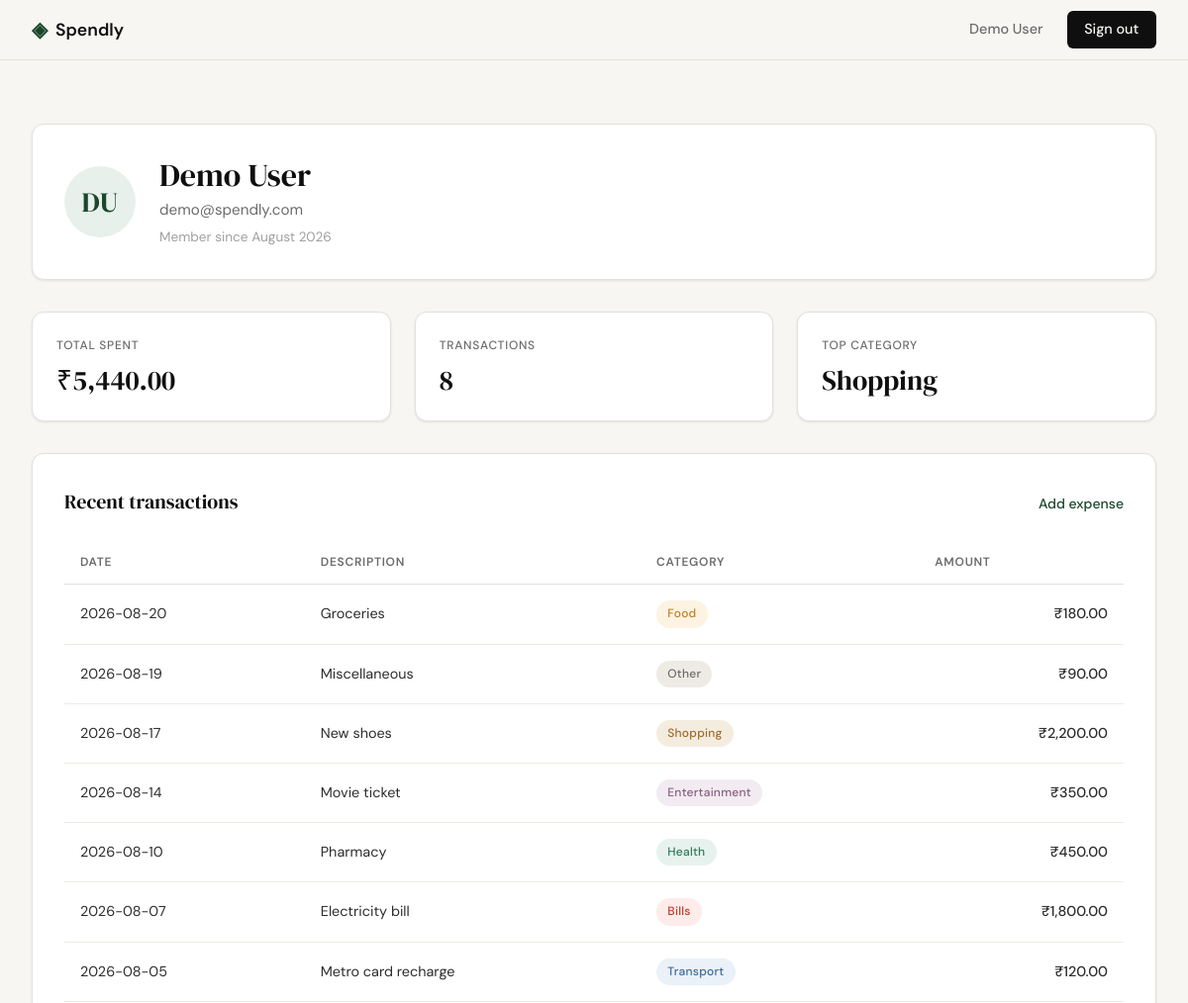
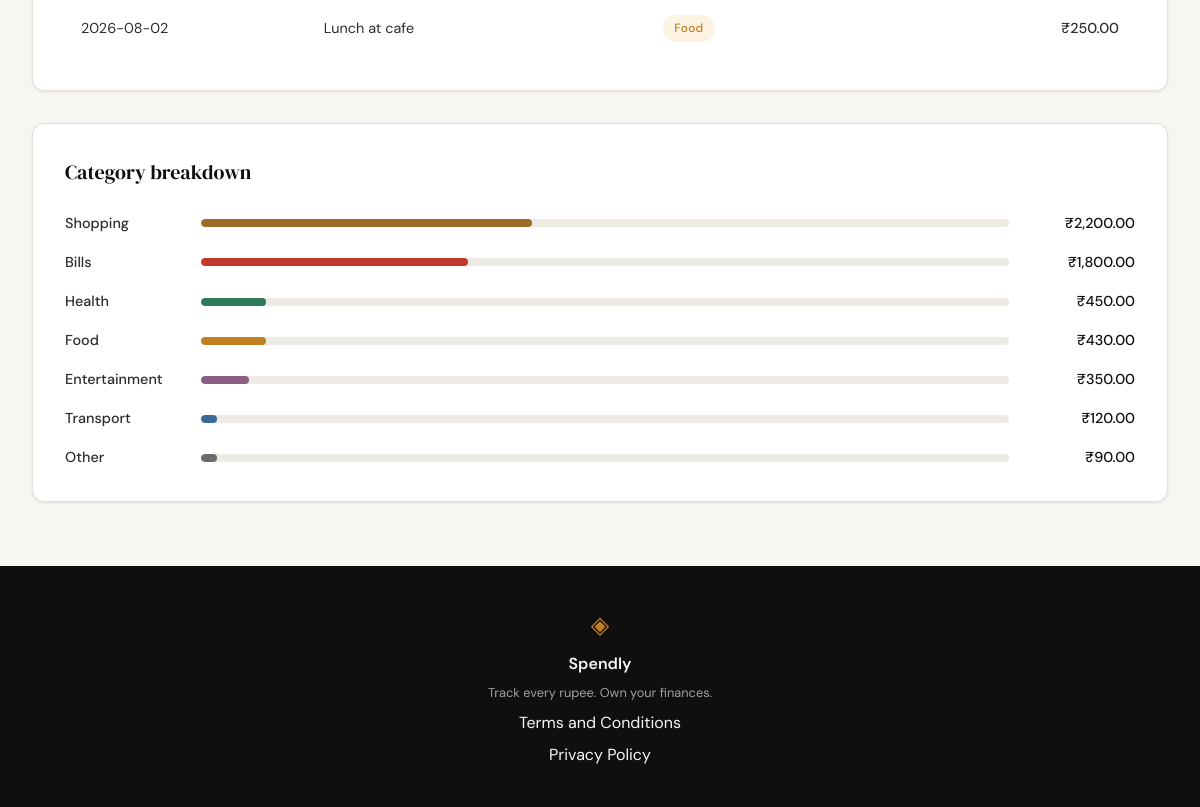
Screenshot of /profile (signed in) with the database file from the repository (2 pictures, top to bottom).
### tables this page shows
CREATE TABLE users (
                id INTEGER PRIMARY KEY AUTOINCREMENT,
                name TEXT NOT NULL,
                email TEXT UNIQUE NOT NULL,
                password_hash TEXT NOT NULL,
                created_at TEXT DEFAULT (datetime('now'))
            );

CREATE TABLE expenses (
                id INTEGER PRIMARY KEY AUTOINCREMENT,
                user_id INTEGER NOT NULL,
                amount REAL NOT NULL,
                category TEXT NOT NULL,
                date TEXT NOT NULL,
                description TEXT,
                created_at TEXT DEFAULT (datetime('now')),
                FOREIGN KEY (user_id) REFERENCES users(id)
            );

### app.py (the view)
@app.route("/profile")
def profile():
    if not session.get("user_id"):
        return redirect(url_for("login"))
    user_id = session["user_id"]
    user = get_user_by_id(user_id)
    if user is None:
        session.clear()
        return redirect(url_for("login"))
    user["initials"] = _initials_from_name(user["name"])
    stats = get_summary_stats(user_id)
    transactions = [
        {**tx, "category_slug": CATEGORY_SLUGS.get(tx["category"], "other")}
        for tx in get_recent_transactions(user_id, limit=None)
    ]
    category_breakdown = [
        {
            "name": row["name"],
            "slug": CATEGORY_SLUGS.get(row["name"], "other"),
            "total": row["amount"],
            "percent": row["pct"],
        }
        for row in get_category_breakdown(user_id)
    ]
    return render_template(
        "profile.html",
        user=user,
        stats=stats,
        transactions=transactions,
        category_breakdown=category_breakdown,
    )

### app.py (called while the page is built)
def _initials_from_name(name):
    if not name or not name.strip():
        return "?"
    parts = name.split()
    if len(parts) == 1:
        return parts[0][0].upper()
    return (parts[0][0] + parts[-1][0]).upper()

### database/db.py (called while the page is built)
def get_db():
    conn = sqlite3.connect(DB_PATH)
    conn.row_factory = sqlite3.Row
    conn.execute("PRAGMA foreign_keys = ON")
    return conn

### database/queries.py (called while the page is built)
def get_user_by_id(user_id):
    conn = get_db()
    try:
        row = conn.execute(
            "SELECT name, email, created_at FROM users WHERE id = ?",
            (user_id,),
        ).fetchone()
        if row is None:
            return None
        created_at = row["created_at"]
        try:
            member_since = datetime.strptime(
                created_at, "%Y-%m-%d %H:%M:%S"
            ).strftime("%B %Y")
        except (ValueError, TypeError):
            member_since = created_at
        return {
            "name": row["name"],
            "email": row["email"],
            "member_since": member_since,
        }
    finally:
        conn.close()

def get_summary_stats(user_id):
    conn = get_db()
    try:
        total, count = conn.execute(
            "SELECT COALESCE(SUM(amount), 0), COUNT(*) FROM expenses WHERE user_id = ?",
            (user_id,),
        ).fetchone()
        if count == 0:
            return {"total_spent": 0, "transaction_count": 0, "top_category": "—"}
        top_row = conn.execute(
            "SELECT category FROM expenses WHERE user_id = ? "
            "GROUP BY category ORDER BY SUM(amount) DESC LIMIT 1",
            (user_id,),
        ).fetchone()
        top_category = top_row["category"] if top_row else "—"
        return {
            "total_spent": float(total),
            "transaction_count": int(count),
            "top_category": top_category,
        }
    finally:
        conn.close()

### templates/profile.html (shortened to what this page needs)
{% extends "base.html" %}
{% block head %}
<link rel="stylesheet" href="{{ url_for('static', filename='css/profile.css') }}">
{% endblock %}
{% block content %}
<section class="profile-page">
    <div class="profile-inner">
        <header class="profile-card profile-user-card">
            <div class="profile-avatar" aria-hidden="true">{{ user.initials }}</div>
            <div class="profile-identity">
                <h1 class="profile-name">{{ user.name }}</h1>
                <p class="profile-email">{{ user.email }}</p>
                <p class="profile-meta">Member since {{ user.member_since }}</p>
            </div>
        </header>
        <section class="stats-grid" aria-label="Spending summary">
            <div class="stat-card">
                <span class="stat-label">Total spent</span>
                <span class="stat-value">₹{{ '{:,.2f}'.format(stats.total_spent) }}</span>
            </div>
            <div class="stat-card">
                <span class="stat-label">Transactions</span>
                <span class="stat-value">{{ stats.transaction_count }}</span>
            </div>
            <div class="stat-card">
                <span class="stat-label">Top category</span>
                <span class="stat-value">{{ stats.top_category }}</span>
            </div>
        </section>
        <section class="profile-card">
            <div class="profile-card-header">
                <h2 class="profile-card-title">Recent transactions</h2>
                <a href="{{ url_for('add_expense') }}" class="profile-card-action">Add expense</a>
            </div>
            <div class="profile-table-wrap">
                <table class="profile-table">
                    <thead>
                        <tr>
                            <th scope="col">Date</th>
                            <th scope="col">Description</th>
                            <th scope="col">Category</th>
                            <th scope="col" class="col-amount">Amount</th>
                        </tr>
                    </thead>
                    <tbody>
                        {% for tx in transactions %}
                        <tr>
                            <td>{{ tx.date }}</td>
                            <td>{{ tx.description }}</td>
                            <td>
                                <span class="category-badge category-badge--{{ tx.category_slug }}">
                                    {{ tx.category }}
                                </span>
                            </td>
                            <td class="col-amount">₹{{ '{:,.2f}'.format(tx.amount) }}</td>
                        </tr>
                        {% endfor %}
                    </tbody>
                </table>
            </div>
        </section>
        <section class="profile-card">
            <div class="profile-card-header">
                <h2 class="profile-card-title">Category breakdown</h2>
            </div>
            <ul class="category-breakdown">
                {% for cat in category_breakdown %}
                <li class="category-row">
                    <span class="category-row-name">{{ cat.name }}</span>
                    <div class="category-row-track" aria-hidden="true">
                        <div class="category-row-fill category-row-fill--{{ cat.slug }}"
                             style="width: {{ cat.percent }}%"></div>
                    </div>
                    <span class="category-row-amount">₹{{ '{:,.2f}'.format(cat.total) }}</span>
                </li>
                {% endfor %}
            </ul>
        </section>
    </div>
</section>
{% endblock %}

### templates/base.html (shortened to what this page needs)
<!DOCTYPE html>
<html lang="en">
<head>
    <link rel="stylesheet" href="{{ url_for('static', filename='css/style.css') }}">
    {% block head %}{% endblock %}
</head>
<body>
    <nav class="navbar">
        <div class="nav-inner">
            <a href="{{ url_for('landing') }}" class="nav-brand">
                <span class="brand-icon">◈</span>
                <span class="brand-name">Spendly</span>
            </a>
            <div class="nav-links">
                {% if session.get('user_id') %}
                <a href="{{ url_for('profile') }}">{{ session.get('user_name') }}</a>
                <a href="{{ url_for('logout') }}" class="nav-cta">Sign out</a>
                {% else %}
                <a href="{{ url_for('login') }}">Sign in</a>
                <a href="{{ url_for('register') }}" class="nav-cta">Get started</a>
                {% endif %}
            </div>
        </div>
    </nav>
    <main class="main-content">
        {% block content %}{% endblock %}
    </main>
    <footer class="footer">
        <div class="footer-inner">
            <span class="brand-icon">◈</span>
            <span class="footer-name">Spendly</span>
            <p class="footer-copy">Track every rupee. Own your finances.</p>
            <a href="{{ url_for('terms') }}">Terms and Conditions</a>
            <a href="{{ url_for('privacy') }}">Privacy Policy</a>
        </div>
    </footer>
</body>
</html>

### static/css/style.css (style rules this page uses)
:root { --ink: #0f0f0f; --ink-soft: #2d2d2d; --ink-muted: #6b6b6b; --ink-faint: #a0a0a0; --paper: #f7f6f3; --paper-warm: #f0ede6; --paper-card: #ffffff; --accent: #1a472a; --accent-light: #e8f0eb; --accent-2: #c17f24; --accent-2-light: #fdf3e3; --danger: #c0392b; --danger-light: #fdecea; --border: #e4e1da; --border-soft: #eeebe4; --font-display: 'DM Serif Display', Georgia, serif; --font-body: 'DM Sans', system-ui, sans-serif; --max-width: 1200px; --auth-width: 440px; --radius-sm: 6px; --radius-md: 12px; --radius-lg: 20px; --cat-food-bg: var(--accent-2-light); --cat-food-ink: var(--accent-2); --cat-bills-bg: var(--danger-light); --cat-bills-ink: var(--danger); --cat-other-bg: var(--border-soft); --cat-other-ink: var(--ink-muted); --cat-health-bg: #e7f2ee; --cat-health-ink: #2f7a5b; --cat-transport-bg: #eaf1f8; --cat-transport-ink: #3d6a97; --cat-shopping-bg: #f4ecdf; --cat-shopping-ink: #a06a2b; --cat-entertainment-bg: #f2ebf1; --cat-entertainment-ink:#8b5e83; }
*, *::before, *::after { box-sizing: border-box; margin: 0; padding: 0; }
html { font-size: 16px; scroll-behavior: smooth; }
body { background: var(--paper); color: var(--ink); font-family: var(--font-body); font-size: 1rem; line-height: 1.6; -webkit-font-smoothing: antialiased; }
a { color: inherit; text-decoration: none; }
.navbar { position: sticky; top: 0; z-index: 100; background: var(--paper); border-bottom: 1px solid var(--border); padding: 0 2rem; }
.nav-inner { max-width: var(--max-width); margin: 0 auto; height: 60px; display: flex; align-items: center; justify-content: space-between; }
.nav-brand { display: flex; align-items: center; gap: 0.5rem; font-family: var(--font-body); font-weight: 600; font-size: 1.1rem; color: var(--ink); }
.brand-icon { color: var(--accent); font-size: 1.3rem; }
.brand-name { color: var(--ink); }
.nav-links { display: flex; align-items: center; gap: 1.5rem; font-size: 0.9rem; font-weight: 500; }
.nav-links a { color: var(--ink-muted); transition: color 0.2s; }
.nav-cta { background: var(--ink) !important; color: var(--paper) !important; padding: 0.45rem 1.1rem; border-radius: var(--radius-sm); transition: background 0.2s !important; }
.main-content { min-height: calc(100vh - 60px - 100px); }
.footer { background: var(--ink); color: var(--paper); padding: 2.5rem 2rem; text-align: center; }
.footer-inner { display: flex; flex-direction: column; align-items: center; gap: 0.4rem; }
.footer .brand-icon { color: var(--accent-2); font-size: 1.5rem; }
.footer-name { font-weight: 600; font-size: 1rem; }
.footer-copy { font-size: 0.8rem; color: var(--ink-faint); }

### rows the page displays
users: get "Demo User", name "Demo User", email "demo@spendly.com"
expenses: top_category "Shopping", date "2026-08-17", description "New shoes", category "Shopping", amount "2,200.00", name "Shopping", {{ cat.percent }} 41 (drawn), total "2,200.00"
expenses: date "2026-08-20", description "Groceries", category "Food", amount "180.00"
expenses: date "2026-08-19", description "Miscellaneous", category "Other", amount "90.00", name "Other", {{ cat.percent }} 2 (drawn), total "90.00"
expenses: date "2026-08-14", description "Movie ticket", category "Entertainment", amount "350.00", name "Entertainment", {{ cat.percent }} 6 (drawn), total "350.00"
expenses: date "2026-08-10", description "Pharmacy", category "Health", amount "450.00", name "Health", {{ cat.percent }} 8 (drawn), total "450.00"
expenses: date "2026-08-07", description "Electricity bill", category "Bills", amount "1,800.00", name "Bills", {{ cat.percent }} 33 (drawn), total "1,800.00"
expenses: date "2026-08-05", description "Metro card recharge", category "Transport", amount "120.00", name "Transport", {{ cat.percent }} 2 (drawn), total "120.00"
expenses: date "2026-08-02", description "Lunch at cafe", category "Food", amount "250.00"

### other values shown
{{ user.initials }} "DU"
{{ user.member_since }} "August 2026"
{{ '{:,.2f}'.format(stats.total_spent) }} "5,440.00"
{{ stats.transaction_count }} "8"
{{ cat.name }} "Food"
{{ '{:,.2f}'.format(cat.total) }} "430.00"
